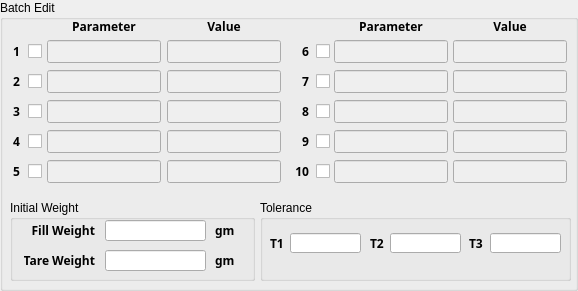
    <widget class="QGroupBox" name="batcheditgroup">
     <property name="geometry">
      <rect>
       <x>7</x>
       <y>44</y>
       <width>578</width>
       <height>291</height>
      </rect>
     </property>
     <property name="title">
      <string>Batch Edit</string>
     </property>
     <widget class="QGroupBox" name="initialweightgroup">
      <property name="enabled">
       <bool>true</bool>
      </property>
      <property name="geometry">
       <rect>
        <x>10</x>
        <y>200</y>
        <width>245</width>
        <height>81</height>
       </rect>
      </property>
      <property name="title">
       <string>Initial Weight</string>
      </property>
      <widget class="QLabel" name="tarelabel">
       <property name="geometry">
        <rect>
         <x>14</x>
         <y>50</y>
         <width>71</width>
         <height>21</height>
        </rect>
       </property>
       <property name="font">
        <font>
         <family>Arial Unicode MS</family>
         <weight>75</weight>
         <bold>true</bold>
        </font>
       </property>
       <property name="text">
        <string>Tare Weight</string>
       </property>
       <property name="alignment">
        <set>Qt::AlignRight|Qt::AlignTrailing|Qt::AlignVCenter</set>
       </property>
      </widget>
      <widget class="QLabel" name="gmlabel1">
       <property name="geometry">
        <rect>
         <x>205</x>
         <y>20</y>
         <width>21</width>
         <height>21</height>
        </rect>
       </property>
       <property name="font">
        <font>
         <family>Arial Unicode MS</family>
         <pointsize>9</pointsize>
         <weight>75</weight>
         <bold>true</bold>
        </font>
       </property>
       <property name="text">
        <string>gm</string>
       </property>
      </widget>
      <widget class="QLineEdit" name="tareweight">
       <property name="geometry">
        <rect>
         <x>95</x>
         <y>50</y>
         <width>101</width>
         <height>21</height>
        </rect>
       </property>
       <property name="font">
        <font>
         <family>Arial Unicode MS</family>
         <pointsize>9</pointsize>
        </font>
       </property>
       <property name="inputMethodHints">
        <set>Qt::ImhDigitsOnly</set>
       </property>
       <property name="maxLength">
        <number>8</number>
       </property>
       <property name="alignment">
        <set>Qt::AlignRight|Qt::AlignTrailing|Qt::AlignVCenter</set>
       </property>
      </widget>
      <widget class="QLabel" name="gmlabel2">
       <property name="geometry">
        <rect>
         <x>205</x>
         <y>50</y>
         <width>21</width>
         <height>21</height>
        </rect>
       </property>
       <property name="font">
        <font>
         <family>Arial Unicode MS</family>
         <pointsize>9</pointsize>
         <weight>75</weight>
         <bold>true</bold>
        </font>
       </property>
       <property name="text">
        <string>gm</string>
       </property>
      </widget>
      <widget class="QLineEdit" name="fillweight">
       <property name="geometry">
        <rect>
         <x>95</x>
         <y>20</y>
         <width>101</width>
         <height>21</height>
        </rect>
       </property>
       <property name="font">
        <font>
         <family>Arial Unicode MS</family>
         <pointsize>9</pointsize>
        </font>
       </property>
       <property name="inputMethodHints">
        <set>Qt::ImhDigitsOnly</set>
       </property>
       <property name="maxLength">
        <number>8</number>
       </property>
       <property name="alignment">
        <set>Qt::AlignRight|Qt::AlignTrailing|Qt::AlignVCenter</set>
       </property>
      </widget>
      <widget class="QLabel" name="filllabel">
       <property name="geometry">
        <rect>
         <x>14</x>
         <y>20</y>
         <width>71</width>
         <height>21</height>
        </rect>
       </property>
       <property name="font">
        <font>
         <family>Arial Unicode MS</family>
         <weight>75</weight>
         <bold>true</bold>
        </font>
       </property>
       <property name="text">
        <string>Fill Weight</string>
       </property>
       <property name="alignment">
        <set>Qt::AlignRight|Qt::AlignTrailing|Qt::AlignVCenter</set>
       </property>
      </widget>
     </widget>
     <widget class="QLineEdit" name="parametername5">
      <property name="enabled">
       <bool>false</bool>
      </property>
      <property name="geometry">
       <rect>
        <x>47</x>
        <y>160</y>
        <width>114</width>
        <height>23</height>
       </rect>
      </property>
      <property name="font">
       <font>
        <family>Arial Unicode MS</family>
       </font>
      </property>
      <property name="maxLength">
       <number>10</number>
      </property>
      <property name="alignment">
       <set>Qt::AlignLeading|Qt::AlignLeft|Qt::AlignVCenter</set>
      </property>
     </widget>
     <widget class="QGroupBox" name="tolerancegroup">
      <property name="enabled">
       <bool>true</bool>
      </property>
      <property name="geometry">
       <rect>
        <x>260</x>
        <y>200</y>
        <width>311</width>
        <height>81</height>
       </rect>
      </property>
      <property name="title">
       <string>Tolerance</string>
      </property>
      <widget class="QLabel" name="T3">
       <property name="geometry">
        <rect>
         <x>209</x>
         <y>33</y>
         <width>21</width>
         <height>21</height>
        </rect>
       </property>
       <property name="font">
        <font>
         <family>Arial Unicode MS</family>
         <weight>75</weight>
         <bold>true</bold>
        </font>
       </property>
       <property name="text">
        <string>T3</string>
       </property>
      </widget>
      <widget class="QLabel" name="T2">
       <property name="geometry">
        <rect>
         <x>110</x>
         <y>33</y>
         <width>21</width>
         <height>21</height>
        </rect>
       </property>
       <property name="font">
        <font>
         <family>Arial Unicode MS</family>
         <weight>75</weight>
         <bold>true</bold>
        </font>
       </property>
       <property name="text">
        <string>T2</string>
       </property>
      </widget>
      <widget class="QLineEdit" name="tolerance1">
       <property name="geometry">
        <rect>
         <x>30</x>
         <y>33</y>
         <width>71</width>
         <height>20</height>
        </rect>
       </property>
       <property name="font">
        <font>
         <family>Arial Unicode MS</family>
         <pointsize>9</pointsize>
        </font>
       </property>
       <property name="inputMethodHints">
        <set>Qt::ImhDigitsOnly</set>
       </property>
       <property name="maxLength">
        <number>8</number>
       </property>
       <property name="alignment">
        <set>Qt::AlignRight|Qt::AlignTrailing|Qt::AlignVCenter</set>
       </property>
      </widget>
      <widget class="QLabel" name="T1">
       <property name="geometry">
        <rect>
         <x>10</x>
         <y>33</y>
         <width>21</width>
         <height>21</height>
        </rect>
       </property>
       <property name="font">
        <font>
         <family>Arial Unicode MS</family>
         <weight>75</weight>
         <bold>true</bold>
        </font>
       </property>
       <property name="text">
        <string>T1</string>
       </property>
      </widget>
      <widget class="QLineEdit" name="tolerance2">
       <property name="geometry">
        <rect>
         <x>130</x>
         <y>33</y>
         <width>71</width>
         <height>20</height>
        </rect>
       </property>
       <property name="font">
        <font>
         <family>Arial Unicode MS</family>
         <pointsize>9</pointsize>
        </font>
       </property>
       <property name="inputMethodHints">
        <set>Qt::ImhDigitsOnly</set>
       </property>
       <property name="maxLength">
        <number>8</number>
       </property>
       <property name="alignment">
        <set>Qt::AlignRight|Qt::AlignTrailing|Qt::AlignVCenter</set>
       </property>
      </widget>
      <widget class="QLineEdit" name="tolerance3">
       <property name="geometry">
        <rect>
         <x>230</x>
         <y>33</y>
         <width>71</width>
         <height>20</height>
        </rect>
       </property>
       <property name="font">
        <font>
         <family>Arial Unicode MS</family>
         <pointsize>9</pointsize>
        </font>
       </property>
       <property name="inputMethodHints">
        <set>Qt::ImhDigitsOnly</set>
       </property>
       <property name="maxLength">
        <number>8</number>
       </property>
       <property name="alignment">
        <set>Qt::AlignRight|Qt::AlignTrailing|Qt::AlignVCenter</set>
       </property>
      </widget>
     </widget>
     <widget class="QCheckBox" name="parabox8">
      <property name="enabled">
       <bool>true</bool>
      </property>
      <property name="geometry">
       <rect>
        <x>316</x>
        <y>100</y>
        <width>16</width>
        <height>22</height>
       </rect>
      </property>
      <property name="text">
       <string/>
      </property>
     </widget>
     <widget class="QLabel" name="label6">
      <property name="geometry">
       <rect>
        <x>291</x>
        <y>40</y>
        <width>18</width>
        <height>22</height>
       </rect>
      </property>
      <property name="font">
       <font>
        <family>Arial Unicode MS</family>
        <weight>75</weight>
        <bold>true</bold>
       </font>
      </property>
      <property name="text">
       <string>6</string>
      </property>
      <property name="alignment">
       <set>Qt::AlignRight|Qt::AlignTrailing|Qt::AlignVCenter</set>
      </property>
     </widget>
     <widget class="QCheckBox" name="parabox9">
      <property name="enabled">
       <bool>true</bool>
      </property>
      <property name="geometry">
       <rect>
        <x>316</x>
        <y>130</y>
        <width>16</width>
        <height>22</height>
       </rect>
      </property>
      <property name="text">
       <string/>
      </property>
     </widget>
     <widget class="QCheckBox" name="parabox4">
      <property name="enabled">
       <bool>true</bool>
      </property>
      <property name="geometry">
       <rect>
        <x>28</x>
        <y>130</y>
        <width>16</width>
        <height>22</height>
       </rect>
      </property>
      <property name="text">
       <string/>
      </property>
     </widget>
     <widget class="QCheckBox" name="parabox10">
      <property name="enabled">
       <bool>true</bool>
      </property>
      <property name="geometry">
       <rect>
        <x>316</x>
        <y>160</y>
        <width>16</width>
        <height>22</height>
       </rect>
      </property>
      <property name="text">
       <string/>
      </property>
     </widget>
     <widget class="QLabel" name="label1">
      <property name="geometry">
       <rect>
        <x>2</x>
        <y>40</y>
        <width>18</width>
        <height>22</height>
       </rect>
      </property>
      <property name="font">
       <font>
        <family>Arial Unicode MS</family>
        <weight>75</weight>
        <bold>true</bold>
       </font>
      </property>
      <property name="text">
       <string>1</string>
      </property>
      <property name="alignment">
       <set>Qt::AlignRight|Qt::AlignTrailing|Qt::AlignVCenter</set>
      </property>
     </widget>
     <widget class="QLineEdit" name="value7">
      <property name="enabled">
       <bool>false</bool>
      </property>
      <property name="geometry">
       <rect>
        <x>453</x>
        <y>70</y>
        <width>114</width>
        <height>23</height>
       </rect>
      </property>
      <property name="font">
       <font>
        <family>Arial Unicode MS</family>
       </font>
      </property>
      <property name="maxLength">
       <number>10</number>
      </property>
      <property name="alignment">
       <set>Qt::AlignLeading|Qt::AlignLeft|Qt::AlignVCenter</set>
      </property>
     </widget>
     <widget class="QLabel" name="parameterlabel2">
      <property name="geometry">
       <rect>
        <x>334</x>
        <y>16</y>
        <width>114</width>
        <height>20</height>
       </rect>
      </property>
      <property name="font">
       <font>
        <family>Arial Unicode MS</family>
        <weight>75</weight>
        <bold>true</bold>
       </font>
      </property>
      <property name="text">
       <string>Parameter</string>
      </property>
      <property name="alignment">
       <set>Qt::AlignCenter</set>
      </property>
     </widget>
     <widget class="QLabel" name="label2">
      <property name="geometry">
       <rect>
        <x>2</x>
        <y>70</y>
        <width>18</width>
        <height>22</height>
       </rect>
      </property>
      <property name="font">
       <font>
        <family>Arial Unicode MS</family>
        <weight>75</weight>
        <bold>true</bold>
       </font>
      </property>
      <property name="text">
       <string>2</string>
      </property>
      <property name="alignment">
       <set>Qt::AlignRight|Qt::AlignTrailing|Qt::AlignVCenter</set>
      </property>
     </widget>
     <widget class="QLabel" name="label8">
      <property name="geometry">
       <rect>
        <x>291</x>
        <y>100</y>
        <width>18</width>
        <height>22</height>
       </rect>
      </property>
      <property name="font">
       <font>
        <family>Arial Unicode MS</family>
        <weight>75</weight>
        <bold>true</bold>
       </font>
      </property>
      <property name="text">
       <string>8</string>
      </property>
      <property name="alignment">
       <set>Qt::AlignRight|Qt::AlignTrailing|Qt::AlignVCenter</set>
      </property>
     </widget>
     <widget class="QLabel" name="parameterlabel1">
      <property name="geometry">
       <rect>
        <x>47</x>
        <y>16</y>
        <width>114</width>
        <height>20</height>
       </rect>
      </property>
      <property name="font">
       <font>
        <family>Arial Unicode MS</family>
        <weight>75</weight>
        <bold>true</bold>
       </font>
      </property>
      <property name="text">
       <string>Parameter</string>
      </property>
      <property name="alignment">
       <set>Qt::AlignCenter</set>
      </property>
     </widget>
     <widget class="QLineEdit" name="parametername3">
      <property name="enabled">
       <bool>false</bool>
      </property>
      <property name="geometry">
       <rect>
        <x>47</x>
        <y>100</y>
        <width>114</width>
        <height>23</height>
       </rect>
      </property>
      <property name="font">
       <font>
        <family>Arial Unicode MS</family>
       </font>
      </property>
      <property name="maxLength">
       <number>10</number>
      </property>
      <property name="alignment">
       <set>Qt::AlignLeading|Qt::AlignLeft|Qt::AlignVCenter</set>
      </property>
     </widget>
     <widget class="QLineEdit" name="parametername6">
      <property name="enabled">
       <bool>false</bool>
      </property>
      <property name="geometry">
       <rect>
        <x>334</x>
        <y>40</y>
        <width>114</width>
        <height>23</height>
       </rect>
      </property>
      <property name="font">
       <font>
        <family>Arial Unicode MS</family>
       </font>
      </property>
      <property name="maxLength">
       <number>10</number>
      </property>
      <property name="alignment">
       <set>Qt::AlignLeading|Qt::AlignLeft|Qt::AlignVCenter</set>
      </property>
     </widget>
     <widget class="QLineEdit" name="value6">
      <property name="enabled">
       <bool>false</bool>
      </property>
      <property name="geometry">
       <rect>
        <x>453</x>
        <y>40</y>
        <width>114</width>
        <height>23</height>
       </rect>
      </property>
      <property name="font">
       <font>
        <family>Arial Unicode MS</family>
       </font>
      </property>
      <property name="maxLength">
       <number>10</number>
      </property>
      <property name="alignment">
       <set>Qt::AlignLeading|Qt::AlignLeft|Qt::AlignVCenter</set>
      </property>
     </widget>
     <widget class="QLineEdit" name="value3">
      <property name="enabled">
       <bool>false</bool>
      </property>
      <property name="geometry">
       <rect>
        <x>167</x>
        <y>100</y>
        <width>114</width>
        <height>23</height>
       </rect>
      </property>
      <property name="font">
       <font>
        <family>Arial Unicode MS</family>
       </font>
      </property>
      <property name="maxLength">
       <number>10</number>
      </property>
      <property name="alignment">
       <set>Qt::AlignLeading|Qt::AlignLeft|Qt::AlignVCenter</set>
      </property>
     </widget>
     <widget class="QLabel" name="label3">
      <property name="geometry">
       <rect>
        <x>2</x>
        <y>100</y>
        <width>18</width>
        <height>22</height>
       </rect>
      </property>
      <property name="font">
       <font>
        <family>Arial Unicode MS</family>
        <weight>75</weight>
        <bold>true</bold>
       </font>
      </property>
      <property name="text">
       <string>3</string>
      </property>
      <property name="alignment">
       <set>Qt::AlignRight|Qt::AlignTrailing|Qt::AlignVCenter</set>
      </property>
     </widget>
     <widget class="QLineEdit" name="parametername1">
      <property name="enabled">
       <bool>false</bool>
      </property>
      <property name="geometry">
       <rect>
        <x>47</x>
        <y>40</y>
        <width>114</width>
        <height>23</height>
       </rect>
      </property>
      <property name="font">
       <font>
        <family>Arial Unicode MS</family>
       </font>
      </property>
      <property name="maxLength">
       <number>10</number>
      </property>
      <property name="alignment">
       <set>Qt::AlignLeading|Qt::AlignLeft|Qt::AlignVCenter</set>
      </property>
     </widget>
     <widget class="QLineEdit" name="value10">
      <property name="enabled">
       <bool>false</bool>
      </property>
      <property name="geometry">
       <rect>
        <x>453</x>
        <y>160</y>
        <width>114</width>
        <height>23</height>
       </rect>
      </property>
      <property name="font">
       <font>
        <family>Arial Unicode MS</family>
       </font>
      </property>
      <property name="maxLength">
       <number>10</number>
      </property>
      <property name="alignment">
       <set>Qt::AlignLeading|Qt::AlignLeft|Qt::AlignVCenter</set>
      </property>
     </widget>
     <widget class="QCheckBox" name="parabox3">
      <property name="enabled">
       <bool>true</bool>
      </property>
      <property name="geometry">
       <rect>
        <x>28</x>
        <y>100</y>
        <width>16</width>
        <height>22</height>
       </rect>
      </property>
      <property name="text">
       <string/>
      </property>
     </widget>
     <widget class="QLineEdit" name="parametername9">
      <property name="enabled">
       <bool>false</bool>
      </property>
      <property name="geometry">
       <rect>
        <x>334</x>
        <y>130</y>
        <width>114</width>
        <height>23</height>
       </rect>
      </property>
      <property name="font">
       <font>
        <family>Arial Unicode MS</family>
       </font>
      </property>
      <property name="maxLength">
       <number>10</number>
      </property>
      <property name="alignment">
       <set>Qt::AlignLeading|Qt::AlignLeft|Qt::AlignVCenter</set>
      </property>
     </widget>
     <widget class="QLineEdit" name="value8">
      <property name="enabled">
       <bool>false</bool>
      </property>
      <property name="geometry">
       <rect>
        <x>453</x>
        <y>100</y>
        <width>114</width>
        <height>23</height>
       </rect>
      </property>
      <property name="font">
       <font>
        <family>Arial Unicode MS</family>
       </font>
      </property>
      <property name="maxLength">
       <number>10</number>
      </property>
      <property name="alignment">
       <set>Qt::AlignLeading|Qt::AlignLeft|Qt::AlignVCenter</set>
      </property>
     </widget>
     <widget class="QLabel" name="label5">
      <property name="geometry">
       <rect>
        <x>2</x>
        <y>160</y>
        <width>18</width>
        <height>22</height>
       </rect>
      </property>
      <property name="font">
       <font>
        <family>Arial Unicode MS</family>
        <weight>75</weight>
        <bold>true</bold>
       </font>
      </property>
      <property name="text">
       <string>5</string>
      </property>
      <property name="alignment">
       <set>Qt::AlignRight|Qt::AlignTrailing|Qt::AlignVCenter</set>
      </property>
     </widget>
     <widget class="QCheckBox" name="parabox1">
      <property name="enabled">
       <bool>true</bool>
      </property>
      <property name="geometry">
       <rect>
        <x>28</x>
        <y>40</y>
        <width>16</width>
        <height>22</height>
       </rect>
      </property>
      <property name="text">
       <string/>
      </property>
     </widget>
     <widget class="QLabel" name="valuelabel2">
      <property name="geometry">
       <rect>
        <x>453</x>
        <y>16</y>
        <width>114</width>
        <height>20</height>
       </rect>
      </property>
      <property name="font">
       <font>
        <family>Arial Unicode MS</family>
        <weight>75</weight>
        <bold>true</bold>
       </font>
      </property>
      <property name="text">
       <string>Value</string>
      </property>
      <property name="alignment">
       <set>Qt::AlignCenter</set>
      </property>
     </widget>
     <widget class="QLabel" name="valuelabel1">
      <property name="geometry">
       <rect>
        <x>167</x>
        <y>16</y>
        <width>114</width>
        <height>20</height>
       </rect>
      </property>
      <property name="font">
       <font>
        <family>Arial Unicode MS</family>
        <weight>75</weight>
        <bold>true</bold>
       </font>
      </property>
      <property name="text">
       <string>Value</string>
      </property>
      <property name="alignment">
       <set>Qt::AlignCenter</set>
      </property>
     </widget>
     <widget class="QLineEdit" name="parametername10">
      <property name="enabled">
       <bool>false</bool>
      </property>
      <property name="geometry">
       <rect>
        <x>334</x>
        <y>160</y>
        <width>114</width>
        <height>23</height>
       </rect>
      </property>
      <property name="font">
       <font>
        <family>Arial Unicode MS</family>
       </font>
      </property>
      <property name="maxLength">
       <number>10</number>
      </property>
      <property name="alignment">
       <set>Qt::AlignLeading|Qt::AlignLeft|Qt::AlignVCenter</set>
      </property>
     </widget>
     <widget class="QLineEdit" name="parametername4">
      <property name="enabled">
       <bool>false</bool>
      </property>
      <property name="geometry">
       <rect>
        <x>47</x>
        <y>130</y>
        <width>114</width>
        <height>23</height>
       </rect>
      </property>
      <property name="font">
       <font>
        <family>Arial Unicode MS</family>
       </font>
      </property>
      <property name="maxLength">
       <number>10</number>
      </property>
      <property name="alignment">
       <set>Qt::AlignLeading|Qt::AlignLeft|Qt::AlignVCenter</set>
      </property>
     </widget>
     <widget class="QLineEdit" name="parametername7">
      <property name="enabled">
       <bool>false</bool>
      </property>
      <property name="geometry">
       <rect>
        <x>334</x>
        <y>70</y>
        <width>114</width>
        <height>23</height>
       </rect>
      </property>
      <property name="font">
       <font>
        <family>Arial Unicode MS</family>
       </font>
      </property>
      <property name="maxLength">
       <number>10</number>
      </property>
      <property name="alignment">
       <set>Qt::AlignLeading|Qt::AlignLeft|Qt::AlignVCenter</set>
      </property>
     </widget>
     <widget class="QLabel" name="label7">
      <property name="geometry">
       <rect>
        <x>291</x>
        <y>70</y>
        <width>18</width>
        <height>22</height>
       </rect>
      </property>
      <property name="font">
       <font>
        <family>Arial Unicode MS</family>
        <weight>75</weight>
        <bold>true</bold>
       </font>
      </property>
      <property name="text">
       <string>7</string>
      </property>
      <property name="alignment">
       <set>Qt::AlignRight|Qt::AlignTrailing|Qt::AlignVCenter</set>
      </property>
     </widget>
     <widget class="QLineEdit" name="value4">
      <property name="enabled">
       <bool>false</bool>
      </property>
      <property name="geometry">
       <rect>
        <x>167</x>
        <y>130</y>
        <width>114</width>
        <height>23</height>
       </rect>
      </property>
      <property name="font">
       <font>
        <family>Arial Unicode MS</family>
       </font>
      </property>
      <property name="maxLength">
       <number>10</number>
      </property>
      <property name="alignment">
       <set>Qt::AlignLeading|Qt::AlignLeft|Qt::AlignVCenter</set>
      </property>
     </widget>
     <widget class="QLineEdit" name="parametername2">
      <property name="enabled">
       <bool>false</bool>
      </property>
      <property name="geometry">
       <rect>
        <x>47</x>
        <y>70</y>
        <width>114</width>
        <height>23</height>
       </rect>
      </property>
      <property name="font">
       <font>
        <family>Arial Unicode MS</family>
       </font>
      </property>
      <property name="maxLength">
       <number>10</number>
      </property>
      <property name="alignment">
       <set>Qt::AlignLeading|Qt::AlignLeft|Qt::AlignVCenter</set>
      </property>
     </widget>
     <widget class="QCheckBox" name="parabox6">
      <property name="enabled">
       <bool>true</bool>
      </property>
      <property name="geometry">
       <rect>
        <x>316</x>
        <y>40</y>
        <width>16</width>
        <height>22</height>
       </rect>
      </property>
      <property name="text">
       <string/>
      </property>
     </widget>
     <widget class="QCheckBox" name="parabox2">
      <property name="enabled">
       <bool>true</bool>
      </property>
      <property name="geometry">
       <rect>
        <x>28</x>
        <y>70</y>
        <width>16</width>
        <height>22</height>
       </rect>
      </property>
      <property name="text">
       <string/>
      </property>
     </widget>
     <widget class="QLabel" name="label9">
      <property name="geometry">
       <rect>
        <x>291</x>
        <y>130</y>
        <width>18</width>
        <height>22</height>
       </rect>
      </property>
      <property name="font">
       <font>
        <family>Arial Unicode MS</family>
        <weight>75</weight>
        <bold>true</bold>
       </font>
      </property>
      <property name="text">
       <string>9</string>
      </property>
      <property name="alignment">
       <set>Qt::AlignRight|Qt::AlignTrailing|Qt::AlignVCenter</set>
      </property>
     </widget>
     <widget class="QCheckBox" name="parabox7">
      <property name="enabled">
       <bool>true</bool>
      </property>
      <property name="geometry">
       <rect>
        <x>316</x>
        <y>70</y>
        <width>16</width>
        <height>22</height>
       </rect>
      </property>
      <property name="text">
       <string/>
      </property>
     </widget>
     <widget class="QLabel" name="label10">
      <property name="geometry">
       <rect>
        <x>291</x>
        <y>160</y>
        <width>18</width>
        <height>22</height>
       </rect>
      </property>
      <property name="font">
       <font>
        <family>Arial Unicode MS</family>
        <weight>75</weight>
        <bold>true</bold>
       </font>
      </property>
      <property name="text">
       <string>10</string>
      </property>
      <property name="alignment">
       <set>Qt::AlignRight|Qt::AlignTrailing|Qt::AlignVCenter</set>
      </property>
     </widget>
     <widget class="QLineEdit" name="parametername8">
      <property name="enabled">
       <bool>false</bool>
      </property>
      <property name="geometry">
       <rect>
        <x>334</x>
        <y>100</y>
        <width>114</width>
        <height>23</height>
       </rect>
      </property>
      <property name="font">
       <font>
        <family>Arial Unicode MS</family>
       </font>
      </property>
      <property name="maxLength">
       <number>10</number>
      </property>
      <property name="alignment">
       <set>Qt::AlignLeading|Qt::AlignLeft|Qt::AlignVCenter</set>
      </property>
     </widget>
     <widget class="QCheckBox" name="parabox5">
      <property name="enabled">
       <bool>true</bool>
      </property>
      <property name="geometry">
       <rect>
        <x>28</x>
        <y>160</y>
        <width>16</width>
        <height>22</height>
       </rect>
      </property>
      <property name="text">
       <string/>
      </property>
     </widget>
     <widget class="QLabel" name="label4">
      <property name="geometry">
       <rect>
        <x>2</x>
        <y>130</y>
        <width>18</width>
        <height>22</height>
       </rect>
      </property>
      <property name="font">
       <font>
        <family>Arial Unicode MS</family>
        <weight>75</weight>
        <bold>true</bold>
       </font>
      </property>
      <property name="text">
       <string>4</string>
      </property>
      <property name="alignment">
       <set>Qt::AlignRight|Qt::AlignTrailing|Qt::AlignVCenter</set>
      </property>
     </widget>
     <widget class="QLineEdit" name="value9">
      <property name="enabled">
       <bool>false</bool>
      </property>
      <property name="geometry">
       <rect>
        <x>453</x>
        <y>130</y>
        <width>114</width>
        <height>23</height>
       </rect>
      </property>
      <property name="font">
       <font>
        <family>Arial Unicode MS</family>
       </font>
      </property>
      <property name="maxLength">
       <number>10</number>
      </property>
      <property name="alignment">
       <set>Qt::AlignLeading|Qt::AlignLeft|Qt::AlignVCenter</set>
      </property>
     </widget>
     <widget class="QLineEdit" name="value5">
      <property name="enabled">
       <bool>false</bool>
      </property>
      <property name="geometry">
       <rect>
        <x>167</x>
        <y>160</y>
        <width>114</width>
        <height>23</height>
       </rect>
      </property>
      <property name="font">
       <font>
        <family>Arial Unicode MS</family>
       </font>
      </property>
      <property name="maxLength">
       <number>10</number>
      </property>
      <property name="alignment">
       <set>Qt::AlignLeading|Qt::AlignLeft|Qt::AlignVCenter</set>
      </property>
     </widget>
     <widget class="QLineEdit" name="value1">
      <property name="enabled">
       <bool>false</bool>
      </property>
      <property name="geometry">
       <rect>
        <x>167</x>
        <y>40</y>
        <width>114</width>
        <height>23</height>
       </rect>
      </property>
      <property name="font">
       <font>
        <family>Arial Unicode MS</family>
       </font>
      </property>
      <property name="maxLength">
       <number>10</number>
      </property>
      <property name="alignment">
       <set>Qt::AlignLeading|Qt::AlignLeft|Qt::AlignVCenter</set>
      </property>
     </widget>
     <widget class="QLineEdit" name="value2">
      <property name="enabled">
       <bool>false</bool>
      </property>
      <property name="geometry">
       <rect>
        <x>167</x>
        <y>70</y>
        <width>114</width>
        <height>23</height>
       </rect>
      </property>
      <property name="font">
       <font>
        <family>Arial Unicode MS</family>
       </font>
      </property>
      <property name="maxLength">
       <number>10</number>
      </property>
      <property name="alignment">
       <set>Qt::AlignLeading|Qt::AlignLeft|Qt::AlignVCenter</set>
      </property>
     </widget>
    </widget>
